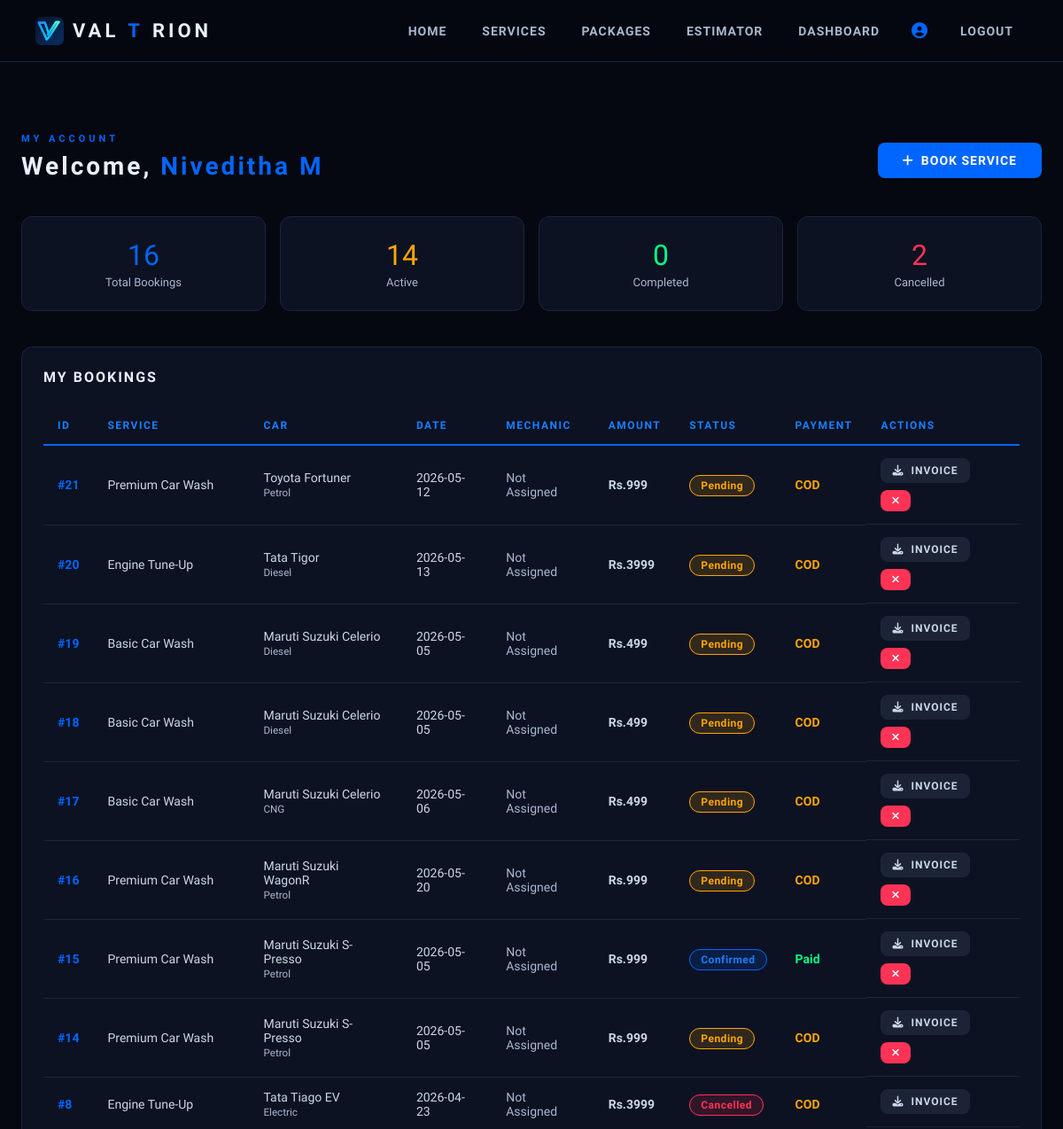
/dashboard (signed in, upper part), run on an earlier commit of the app's database.
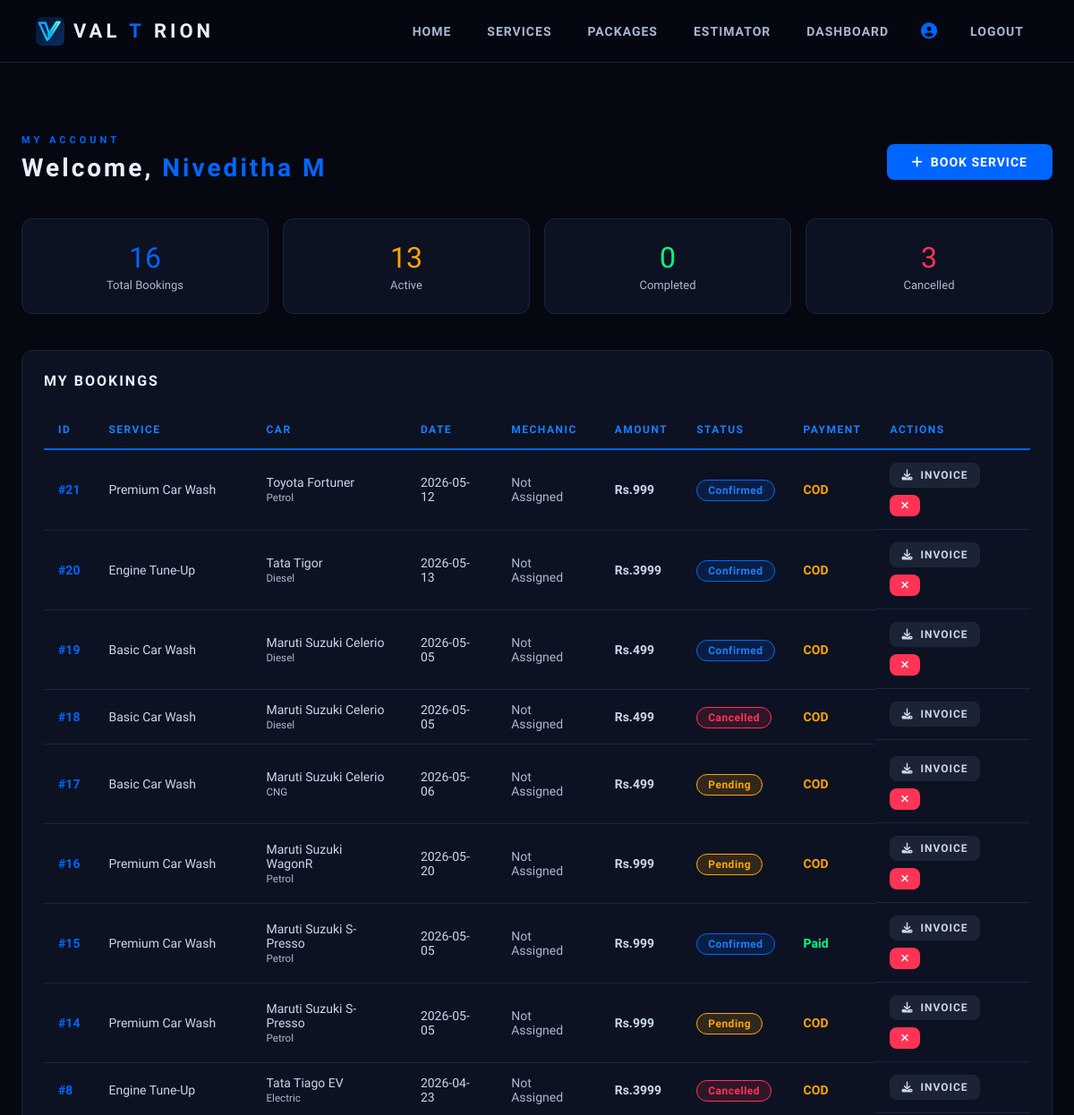
And on a later commit of the database.
### app/models.py (models this page shows)
class Booking(db.Model):
    id               = db.Column(db.Integer, primary_key=True)
    user_id          = db.Column(db.Integer, db.ForeignKey('user.id'), nullable=False)
    service_id       = db.Column(db.Integer, db.ForeignKey('service.id'), nullable=False)
    mechanic_id      = db.Column(db.Integer, db.ForeignKey('mechanic.id'), nullable=True)
    customer_name    = db.Column(db.String(100))
    customer_phone   = db.Column(db.String(15))
    car_brand        = db.Column(db.String(50))
    car_model        = db.Column(db.String(50))
    car_number       = db.Column(db.String(20))
    fuel_type        = db.Column(db.String(20))
    pickup_address   = db.Column(db.String(200))
    preferred_date   = db.Column(db.String(50))
    status           = db.Column(db.String(30), default='Pending')
    total_amount     = db.Column(db.Float)
    payment_status   = db.Column(db.String(20), default='Unpaid')
    payment_method   = db.Column(db.String(30))
    payment_ref      = db.Column(db.String(100))
    created_at       = db.Column(db.DateTime, default=datetime.utcnow)
    service          = db.relationship('Service', backref='bookings')
    mechanic         = db.relationship('Mechanic', backref='bookings')

class Service(db.Model):
    id          = db.Column(db.Integer, primary_key=True)
    name        = db.Column(db.String(100), nullable=False)
    description = db.Column(db.Text)
    price       = db.Column(db.Float, nullable=False)
    duration    = db.Column(db.String(50))
    category    = db.Column(db.String(50))
    icon        = db.Column(db.String(100))
    is_active   = db.Column(db.Boolean, default=True)

### app/routes/main.py (the view)
@main.route('/dashboard')
@login_required
def dashboard():
    bookings = Booking.query.filter_by(user_id=current_user.id).order_by(Booking.created_at.desc()).all()
    return render_template('dashboard.html', bookings=bookings)

### app/models.py (called while the page is built)
@login_manager.user_loader
def load_user(user_id):
    return User.query.get(int(user_id))

### app/templates/dashboard.html (shortened to what the changed rows need)
{% extends 'base.html' %}
{% block content %}
<section class="section">
<div class="container">
    <div class="dash-head" style="display:flex;justify-content:space-between;align-items:center;margin-bottom:32px;">
        <div>
            <h2 class="section-title">Welcome, <span>{{ current_user.name }}</span></h2>
        </div>
    </div>
    <div class="dash-stats" style="display:grid;grid-template-columns:repeat(4,1fr);gap:16px;margin-bottom:40px;">
        {% set total = bookings|length %}
        {% set completed = bookings|selectattr('status','eq','Completed')|list|length %}
        {% set pending = bookings|selectattr('status','in',['Pending','Confirmed'])|list|length %}
        {% set cancelled = bookings|selectattr('status','eq','Cancelled')|list|length %}
        <div class="card" style="text-align:center;">
            <div style="font-family:'Orbitron';font-size:32px;color:orange;">{{ pending }}</div>
            <div style="color:var(--silver);font-size:13px;margin-top:4px;">Active</div>
        </div>
        <div class="card" style="text-align:center;">
            <div style="font-family:'Orbitron';font-size:32px;color:var(--red);">{{ cancelled }}</div>
            <div style="color:var(--silver);font-size:13px;margin-top:4px;">Cancelled</div>
        </div>
    </div>
    <div class="card">
        {% if bookings %}
        <div style="overflow-x:auto;">
        <table class="vt">
            <thead>
                <tr>
                    <th>ID</th>
                    <th>Service</th>
                    <th>Car</th>
                    <th>Date</th>
                    <th>Mechanic</th>
                    <th>Amount</th>
                    <th>Status</th>
                    <th>Payment</th>
                    <th>Actions</th>
                </tr>
            </thead>
            <tbody>
                {% for b in bookings %}
                <tr>
                    <td style="color:var(--blue);font-weight:700;">#{{ b.id }}</td>
                    <td>{{ b.service.name }}</td>
                    <td>{{ b.car_brand }} {{ b.car_model }}<br><small style="color:var(--silver);">{{ b.fuel_type }}</small></td>
                    <td>{{ b.preferred_date[:10] if b.preferred_date else '-' }}</td>
                    <td>
                        {% if b.mechanic %}
                            <div style="font-weight:600;">{{ b.mechanic.name }}</div>
                            <small style="color:var(--silver);">{{ b.mechanic.phone or 'Assigned' }}</small>
                        {% else %}
                            <span style="color:var(--silver);">Not Assigned</span>
                        {% endif %}
                    </td>
                    <td style="font-weight:700;">Rs.{{ "%.0f"|format(b.total_amount) if b.total_amount else '-' }}</td>
                    <td><span class="badge badge-{{ b.status.lower().replace(' ','-') }}">{{ b.status }}</span></td>
                    <td>
                        {% if b.payment_status == 'Paid' %}
                            <span style="color:var(--green);font-weight:600;">{{ b.payment_status }}</span>
                        {% else %}
                            <span style="color:orange;font-weight:600;">{{ b.payment_status }}</span>
                        {% endif %}
                    </td>
                    <td style="display:flex;gap:8px;flex-wrap:wrap;">
                        <a href="{{ url_for('booking.download_invoice', booking_id=b.id) }}" class="btn btn-silver" style="padding:6px 12px;font-size:12px;" target="_blank">
                            <i class="fa fa-download"></i> Invoice
                        </a>
                        {% if b.status not in ['Completed','Cancelled'] %}
                        <a href="{{ url_for('booking.cancel_booking', booking_id=b.id) }}" class="btn btn-danger" style="padding:6px 12px;font-size:12px;" onclick="return confirm('Cancel this booking?')">
                            <i class="fa fa-times"></i>
                        </a>
                        {% endif %}
                    </td>
                </tr>
                {% endfor %}
            </tbody>
        </table>
        </div>
        {% endif %}
    </div>
</div>
</section>
{% endblock %}

What changed in the data, as far as the page shows it:
changed Booking "Toyota": status "Pending" → "Confirmed"
changed Booking "Tigor": status "Pending" → "Confirmed"
changed Booking id 19: status "Pending" → "Confirmed"
changed Booking id 18: status "Pending" → "Cancelled"
Also different on the page:
{{ pending }}: "14" → "13"
{{ cancelled }}: "2" → "3"
